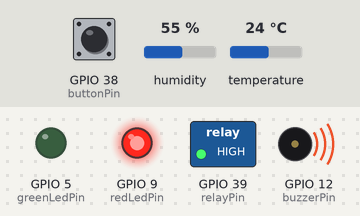
The sketch below on a simulated ESP32-S3. Shown: switched loads named in the sketch (green lamp = pin HIGH), output pins drawn as LEDs (lit = HIGH), buzzer (waves = sounding). The test bench sets the inputs (shaded band); at power-on: GPIO 38 (buttonPin) HIGH, humidity 55 %, temperature 24 °C. WiFi joins after 1.5 s; servers stay silent unless stated; no MQTT or app messages arrive unless stated; what the sketch prints to the serial monitor is not drawn.

Above: at 2.7 s.
2.8 s: GPIO 38 (buttonPin) pulled LOW for 0.15 s
At 3.4 s:
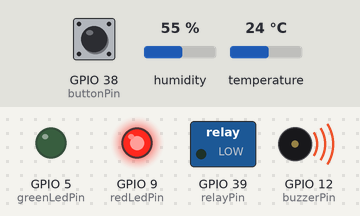
At 4.5 s:
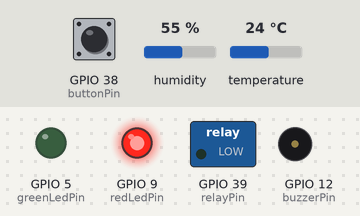
Timing chart, 0 to 6.0 s (numbered marks = the images above; inputs shaded):
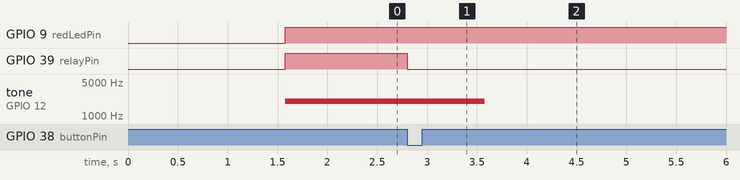

Measured:
- after the input at 2.8 s, GPIO 39 (relayPin): HIGH → LOW at once

The sketch:

smartHome-ASG2.ino
```cpp
/*
Smart Indoor Air Quality Monitoring and Alert System - Assignment 2
*/
#include <WiFi.h>
#include <PubSubClient.h>
#include "DHT.h"
#define DHTTYPE DHT11

// WiFi credentials
const char* WIFI_SSID = "HouseMates";
const char* WIFI_PASSWORD = "csweet950805";

// MQTT credentials
const char* MQTT_USERNAME = "CPC357_ASG2";
const char* MQTT_PASSWORD = "iffnaj357";

// GCP MQTT details
const char* MQTT_SERVER = "34.171.140.11";    // External IP addres for the VM
const char* MQTT_TOPIC = "iot";
const int MQTT_PORT = 1883;

// Used Pins
const int dht11Pin = 42;
const int mq2Pin = 4;
const int redLedPin = 9;
const int greenLedPin = 5;
const int buzzerPin = 12;
const int relayPin = 39;
const int buttonPin = 38;

// Threshold value
const float HUMIDITY_MAX_THRESHOLD = 80.0;
const float HUMIDITY_MIN_THRESHOLD = 30.0;
const int TEMPERATURE_THRESHOLD = 35;
const int GAS_THRESHOLD = 300;

// Input sensor definitions
DHT dht(dht11Pin, DHTTYPE);

WiFiClient espClient;
PubSubClient client(espClient);

unsigned long sensorInterval = 900000;  // 15 minutes by default
unsigned long lastMsgTime = 0;
unsigned long buzzerStartTime = 0;

// flag for logic in the system
bool buzzerActive = false;
bool propellerActive = false;
bool propellerManualOverride = false;

void setup_wifi() {
  Serial.println();
  Serial.print("Connecting to ");
  Serial.println(WIFI_SSID);

  WiFi.mode(WIFI_STA);
  WiFi.begin(WIFI_SSID, WIFI_PASSWORD);

  while (WiFi.status() != WL_CONNECTED) {
    delay(500);
    Serial.print(".");
  }

  Serial.println("\nWiFi connected");
  Serial.print("IP address: ");
  Serial.println(WiFi.localIP());
}

void reconnect() {
  while (!client.connected()) {
    Serial.println("Attempting MQTT connection...");
    if (client.connect("ESP32Client", MQTT_USERNAME, MQTT_PASSWORD)) {
      Serial.println("Connected to MQTT broker!");
    } else {
      Serial.print("Failed, rc=");
      Serial.print(client.state());
      Serial.println(" Retrying in 5 seconds...");
      delay(5000);
    }
  }
}

void handleBuzzer() {
  if (buzzerActive) {
    if (millis() - buzzerStartTime > 2000) {
      noTone(buzzerPin);
      buzzerActive = false;
    }
  }
}

void setup() {
  Serial.begin(115200);
  dht.begin();

  // Initialize sensors
  pinMode(mq2Pin, INPUT);
  pinMode(redLedPin, OUTPUT);
  pinMode(greenLedPin, OUTPUT);
  pinMode(buzzerPin, OUTPUT);
  pinMode(relayPin, OUTPUT);
  pinMode(buttonPin, INPUT_PULLUP);  // External button with pull-up resistor

  // Set initial states
  digitalWrite(redLedPin, LOW);
  digitalWrite(greenLedPin, LOW);
  digitalWrite(buzzerPin, LOW);
  digitalWrite(relayPin, false);  // Ensure propelleer is OFF at startup

  setup_wifi();
  client.setServer(MQTT_SERVER, MQTT_PORT);
}

void loop() {

  if (!client.connected()) {
    reconnect();
  }

  client.loop();
  handleBuzzer();

  // Read and send sensor data at regular intervals
  unsigned long cur = millis();
  if (cur - lastMsgTime >= sensorInterval || lastMsgTime == 0) {
    lastMsgTime = cur;

    // Read data from DHT11
    float humidity = dht.readHumidity();
    int temperature = dht.readTemperature();

    // Read data from MQ2
    int gasValue = analogRead(mq2Pin);

    // Create a JSON-like payload
    char payload[256];
    snprintf(payload, sizeof(payload),
             "{\"Humidity\": %.2f, \"Temperature\": %d, \"Gas\": %d}",
             humidity, temperature, gasValue);

    // Publish data to GCP MQTT topic
    client.publish(MQTT_TOPIC, payload);
    Serial.println("Published payload:");
    Serial.println(payload);

    // Determine safety, trigger alerts and set interval accordingly
    if (gasValue > GAS_THRESHOLD || humidity < HUMIDITY_MIN_THRESHOLD || humidity > HUMIDITY_MAX_THRESHOLD || temperature > TEMPERATURE_THRESHOLD) {

      // Turn on the propeller if these conditions are met
      if (humidity < HUMIDITY_MIN_THRESHOLD || temperature > TEMPERATURE_THRESHOLD || gasValue > GAS_THRESHOLD) {

        digitalWrite(relayPin, true);
        propellerActive = true;

        sensorInterval = 300000;         // Switch to 5 minutes
        digitalWrite(redLedPin, HIGH);   // Turn on Red LED
        digitalWrite(greenLedPin, LOW);  // Turn off Green LED

        if (!buzzerActive) {
          tone(buzzerPin, 2000);
          buzzerStartTime = millis();
          buzzerActive = true;
        }
      } else {

        // Skip propeller if it doesnt meet the conditions
        sensorInterval = 300000;         // Switch to 5 minutes
        digitalWrite(redLedPin, HIGH);   // Turn on Red LED
        digitalWrite(greenLedPin, LOW);  // Turn off Green LED

        if (!buzzerActive) {
          tone(buzzerPin, 2000);
          buzzerStartTime = millis();
          buzzerActive = true;
        }
      }
    } else {

      // Safe conditions
      sensorInterval = 900000;          // Switch back to 15 minutes
      digitalWrite(redLedPin, LOW);     // Turn off Red LED
      digitalWrite(greenLedPin, HIGH);  // Turn on Green LED

      // Ensure buzzer is off
      noTone(buzzerPin);
      buzzerActive = false;

      // Turn off propeller if button is pressed
      if (!digitalRead(buttonPin)) {
        digitalWrite(relayPin, false);
        propellerActive = false;
      }
    }
  }

  // Turn off propeller manually
  if (!digitalRead(buttonPin) && propellerActive) {
    digitalWrite(relayPin, false);
    propellerActive = false;
  }
}
```
